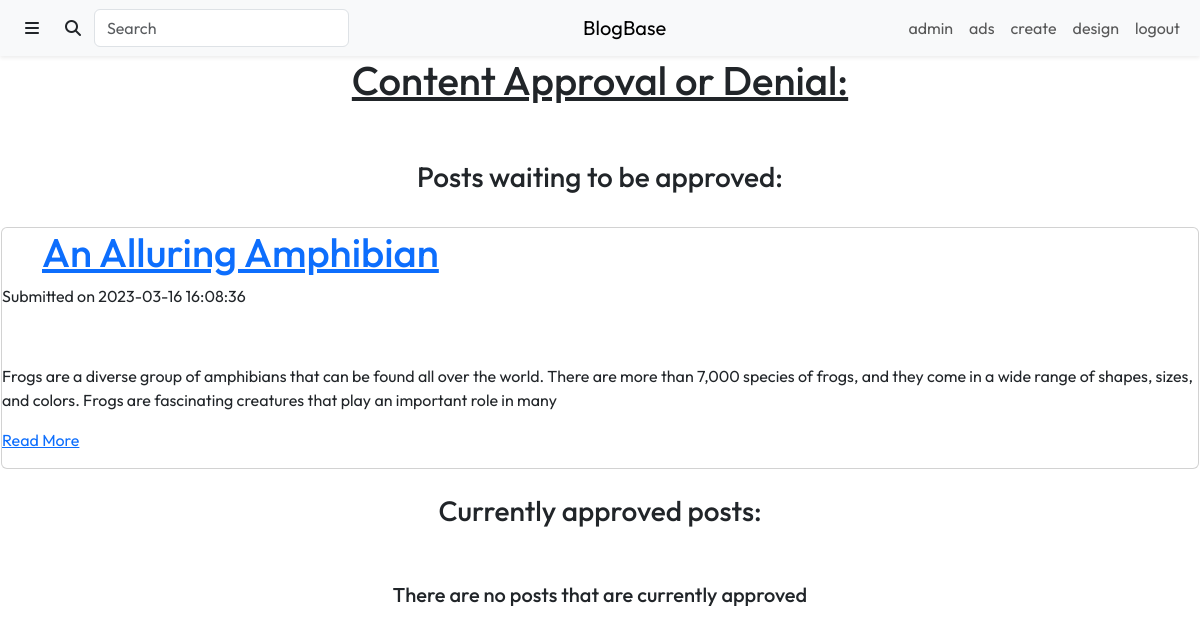
/content/design.php (signed in), run on the app's committed database.
### tables this page shows
CREATE TABLE `Articles` (
  `article_id` int(11) NOT NULL,
  `title` varchar(225) NOT NULL,
  `description` tinytext NOT NULL,
  `content` longblob NOT NULL,
  `submit_date` datetime NOT NULL DEFAULT current_timestamp(),
  `approved` tinyint(1) NOT NULL DEFAULT 0,
  `click_number` int(11) NOT NULL DEFAULT 0
);

### content/design.php (the view, shortened to what this page needs)
<?php
require_once "../include/connect.inc.php";
 ?>
<!DOCTYPE html>
<html lang="en">
    <head>
        <link rel="stylesheet" href="https://cdn.jsdelivr.net/npm/bootstrap@5.3.0-alpha1/dist/css/bootstrap.min.css">
        <link rel="stylesheet" href="https://cdnjs.cloudflare.com/ajax/libs/font-awesome/6.2.1/css/all.min.css">
        <link rel="stylesheet" href="./css/styles.css">
    </head>
    <body>
        <div class="header">
            <?php include "./views/header.php" ?>
        </div>
        <?php
        $current_user = $_SESSION['username'];
        $test_auth = "SELECT username
                      FROM `Users`
                      WHERE username = '$current_user' AND (admin = 1 OR designer = 1)";
        $help = $con->query($test_auth);
        if($help->num_rows > 0){
        ?>
            <center><h1><u>Content Approval or Denial:</u></h1></center>
            <br><br>
            <center><h3>Posts waiting to be approved:</h3></center>
            <br>
            <?php
            require_once "../include/connect.inc.php";
            try {
                $stmt = $con->query('SELECT article_id, title, description, submit_date
                                     FROM `Articles`
                                     WHERE approved = 0
                                     ORDER BY article_id DESC');
            ?>
                <table class="main-space">
                <?php
                if ($stmt->num_rows > 0) {
                    $stmt->fetch_assoc();
                    foreach($stmt as $row) {
                        echo "<center><td>";
                        echo '<div class="card">';
                        echo '<div class="container">';
                        echo '<h1><a href="./article.php?id=' . $row['article_id'] . '">' . $row['title'] . '</a></h1>';
                        echo '</div>';
                        echo '<p>Submitted on ' . $row['submit_date'] . '</p><br>';
                        echo '<p>' . $row['description'] . '</p>';
                        echo '<p><a href="./article.php?id=' . $row['article_id'] . '">Read More</a></p>';
                        echo '</div>';
                        echo "</td></center>";
                    }
                } else { ?>
                    <br><center><h5>There are no posts waiting to be approved</h5></center><br>
            <?php
                }
            }
            catch (PDOException $e) {
                echo $e->getMessage();
            }
            echo "</table>";
            ?>
           <br>
           <center><h3>Currently approved posts:</h3></center>
           <br>
            <?php
            try {
                $stmt = $con->query('SELECT article_id, title, description, submit_date
                                     FROM `Articles`
                                     WHERE approved = 1
                                     ORDER BY article_id DESC');
            ?>
                <table class="main-space">
                <?php
                $i =0;
                if ($stmt->num_rows > 0) {
                    $stmt->fetch_assoc();
                    foreach ($stmt as $row) {
                        echo "<center><td>";
                        echo '<div class="card">';
                        echo '<div class="container">';
                        echo '<h1><a href="./article.php?id=' . $row['article_id'] . '">' . $row['title'] . '</a></h1>';
                        echo '</div>';
                        echo '<p>sSubmitted on ' . $row['submit_date'] . '</p><br>';
                        echo '<p>' . $row['description'] . '</p>';
                        echo '<p><a href="./article.php?id=' . $row['article_id'] . '">Read More</a></p>';
                        echo '</div>';
                        echo "</td></center>";
                        $i = $i+1;
                        if ($i % 3 == 0 ) {
                            echo "<tr></tr>";
                            echo "<tr></tr>";
                        }
                    }
                } else { ?>
                    <br><center><h5>There are no posts that are currently approved</h5></center><br>
            <?php
                }
            }
            catch (PDOException $e) {
                echo $e->getMessage();
            }
            echo "</table>";
            ?>
        <?php
        }
        ?>
    </body>
</html>

### content/css/styles.css (style rules this page uses)
* { font-family: 'Outfit', sans-serif; }

### data on the page
articles: title "An Alluring Amphibian", submit_date "2023-03-16 16:08:36", description "Frogs are a diverse group of amphibians that can be found all over the world. There are more than 7,000 species of frogs, and they come in a wide range of shapes, sizes, and colors. Frogs are fascinating creatures that play an important role in many"
